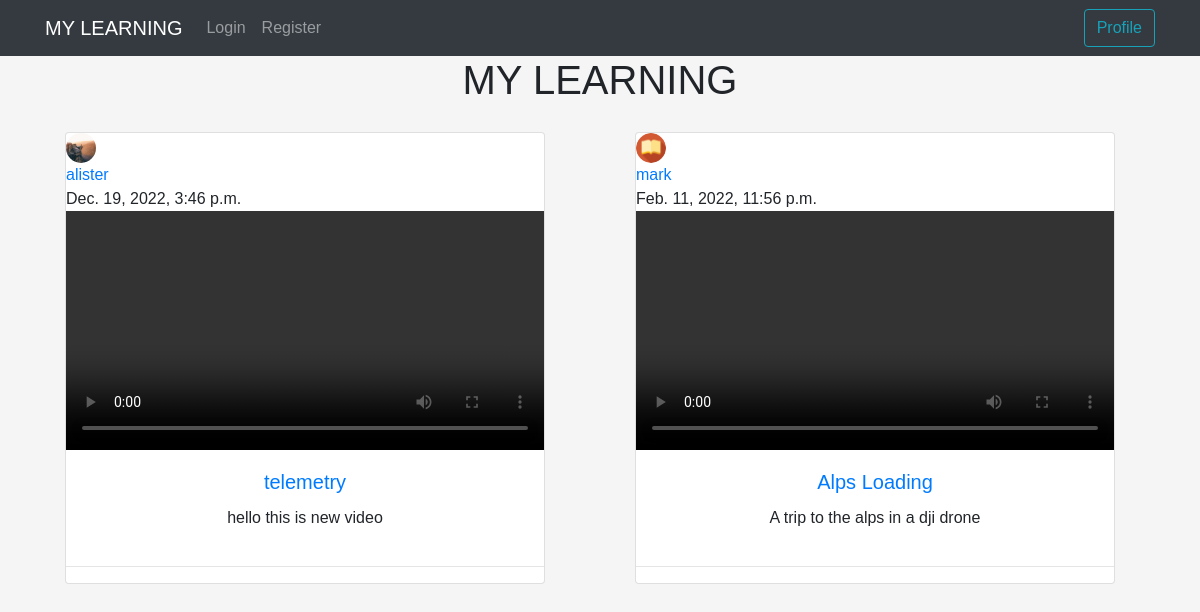
The app's page /, older data.
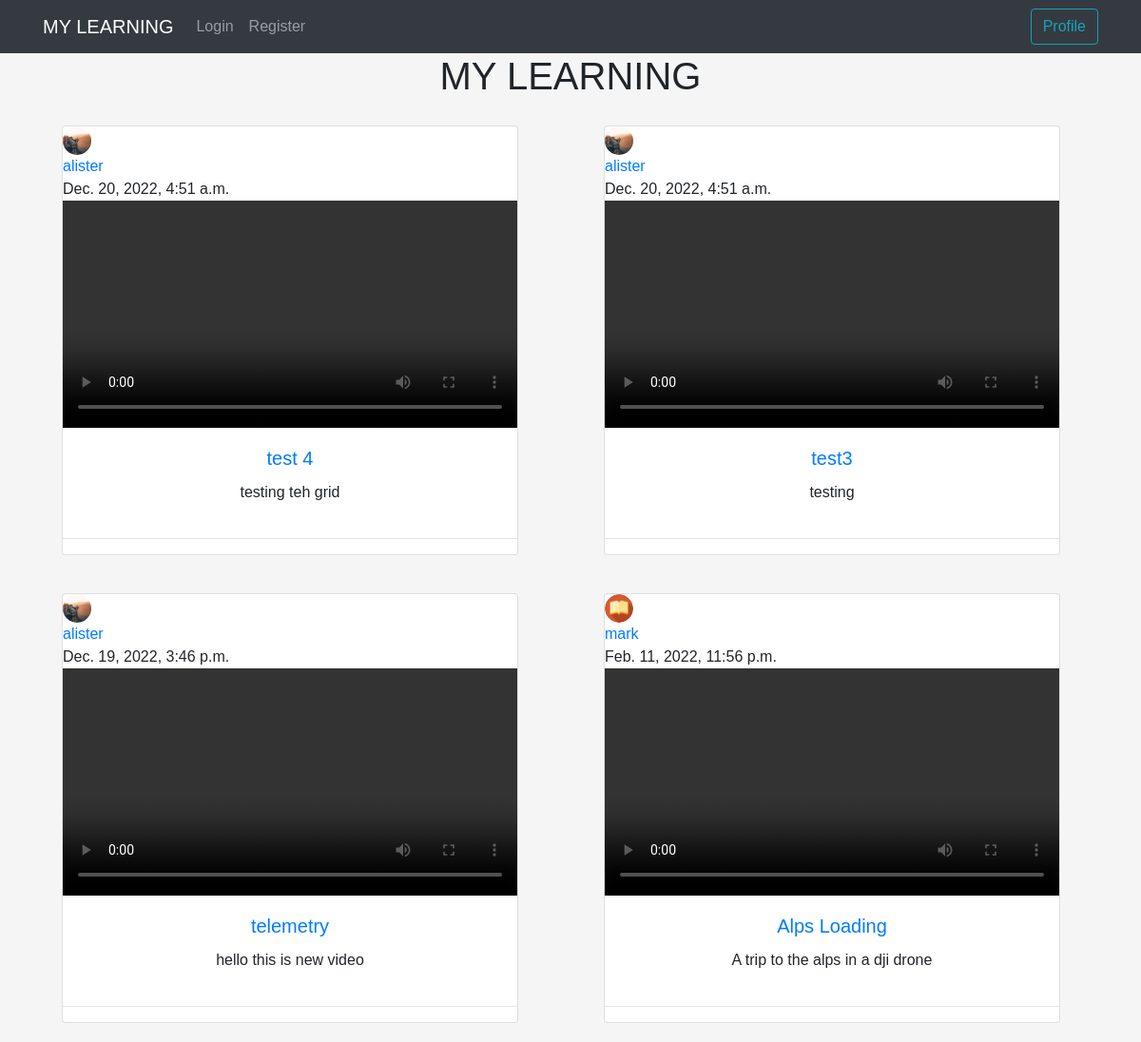
The same page, newer data.
### stream/models.py (models this page shows, shortened)
class VidStream(models.Model):
    streamer = models.ForeignKey(User, on_delete=models.CASCADE)
    title = models.CharField(max_length=300)
    description = models.TextField(max_length=600)
    upload_date = models.DateTimeField(default=timezone.now)
    video = models.FileField(upload_to='')

### streamers/models.py (models this page shows, shortened)
class Profile(models.Model):
    user = models.OneToOneField(User, on_delete=models.CASCADE)
    image = models.ImageField(default="mountain.jpg", upload_to='profile-pics')

### stream/views.py (the view)
# urls.py: path('',GeneralVideoListView.as_view(), name="video-list"),
class GeneralVideoListView(ListView):
    model = VidStream
    template_name = 'stream/video-list.html'
    context_object_name = 'videos'
    ordering = ['-upload_date']

### stream/templates/stream/video-list.html
{% extends 'stream/base.html'%}
{% block content %}
    <div>
        <h1> MY LEARNING </h1>
    <div>
      <div class="row">
        {% for item in videos%}
          <div class="col-sm-6">
            <div class="card" style="width: 30rem; margin: 20px; box-shadow: 12em;">
                <img class="rounded-circle border-dark" src="{{ item.streamer.profile.image.url }}" style="border-color: red;" width="30" height="30">
                <a class="mr-2" href="{% url 'stream:user-videos' item.streamer.username %}" style="text-align: start;">{{ item.streamer }}</a>
                <h12 style="text-align: start;">{{ item.upload_date }}</h12>
                <video class="card-image-top" controls>
                    <source src="{{ item.video.url }}" type="video/mp4">
                  </video>
                <div class="card-body">
                  <h5 class="card-title"><a href="{% url 'stream:video-detail' item.id  %}">{{ item.title }}</a></h5>
                  <p class="card-text">{{item.description }}</p>
                </div>
                <hr>
              </div>
            </div>
        {% endfor %}
      </div>
    </div>
{% endblock content %}

### stream/templates/stream/base.html (shortened to what this page needs)
{% load static %}
<!DOCTYPE html>
<html lang="en">
  <head>
    <link href="{% static 'css/bootstrap.min.css' %}" rel="stylesheet">
    <link href="{% static 'css/style.css' %}" rel="stylesheet">
  </head>
  <body>
    <nav class="navbar navbar-expand-lg navbar-dark bg-dark">
      <div class="container">
        <a class="navbar-brand" href="{% url 'stream:video-list' %}">MY LEARNING</a>
        <div class="navbar-nav">
          {% if user.is_authenticated %}
            <a class="nav-item nav-link" href="{% url 'stream:video-create' %}">New Video</a>
            <a class="nav-item nav-link" href="{% url 'stream:search' %}">Search</a>
            <a class="nav-item nav-link" href="{% url 'logout' %}">Logout</a>
          {% else %}
            <a class="nav-item nav-link" href="{% url 'login' %}">Login</a>
            <a class="nav-item nav-link" href="{% url 'register' %}">Register</a>
          {% endif %}
        </div>
        <div class="collapse navbar-collapse" id="navbarResponsive">
          <ul class="navbar-nav ml-auto">
            <li class="nav-item">
              <a class="btn btn-outline-info btn-md" href="{% url 'profile' %}">Profile</a>
            </li>
          </ul>
        </div>
      </div>
    </nav>
    <div class="container" id="app">
        {% block content %}
        {% endblock %}
    </div>
  </body>
</html>

### stream/static/css/style.css (style rules this page uses)
body { background: whitesmoke; font-family: Arial, Helvetica, sans-serif; }
div { text-align: center; }

Row changes from the older to the newer data that the page shows:
added VidStream: streamer.profile.image (picture), streamer "alister", upload_date "Dec. 20, 2022, 4:51 a.m.", title "test 4", description "testing teh grid"
added VidStream: streamer.profile.image (picture), streamer "alister", upload_date "Dec. 20, 2022, 4:51 a.m.", title "test3", description "testing"
